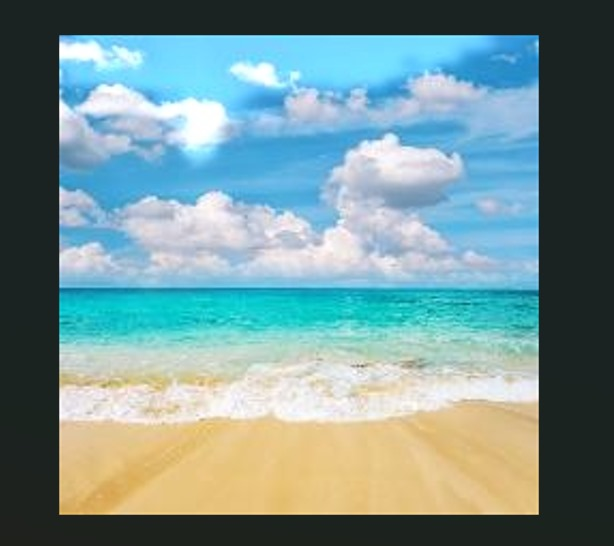
#> input picture glareaddition/WhatsApp Image 2025-03-30 at 11.45.22_de26ef55.jpg, 614 x 546 px, given as the content of the folder C:/Users/lavgu/OneDrive/Desktop/glarefreeinput/sunrise, which was not available
$ python addition.py
#> lines starting #> are read from the running program, lines starting #| are printed output that depends on the picture; after the words box and inside, x2 and y2 are one past the last pixel; in counts of white or black regions, pixels touching at a corner belong together; pictures that were not available may be replaced by others from this repository, and a replacement may not be noted
#> further down, sunrise_img is the input picture: shape (546, 614, 3); mean B, G, R 147.9, 147.2, 118.5
import cv2
import numpy as np
import glob
import os

# ✅ Define Paths
sunrise_folder = "C:/Users/lavgu/OneDrive/Desktop/glarefreeinput/sunrise"
daytime_folder = "C:/Users/lavgu/OneDrive/Desktop/glarefreeinput/daytime"
output_folder = "C:/Users/lavgu/OneDrive/Desktop/glarefreeinput/output_restored"

os.makedirs(output_folder, exist_ok=True)

# ✅ Get Image Paths (Support .jpg & .jpeg)
sunrise_images = sorted(glob.glob(os.path.join(sunrise_folder, "*.jpg")) + glob.glob(os.path.join(sunrise_folder, "*.jpeg")))
daytime_images = sorted(glob.glob(os.path.join(daytime_folder, "*.jpg")) + glob.glob(os.path.join(daytime_folder, "*.jpeg")))

# ✅ Find Minimum Image Count to Prevent Errors
num_images = min(len(sunrise_images), len(daytime_images))

if num_images == 0:
    print("❌ Error: No matching images found in one or both folders.")
    exit()

if len(sunrise_images) != len(daytime_images):
    print(f"⚠️ Warning: Unequal images detected! Processing {num_images} matched pairs.")

# ✅ Function: Extract Glare from Sunrise Image
def extract_glare(sunrise_img):
    gray = cv2.cvtColor(sunrise_img, cv2.COLOR_BGR2GRAY)  # Convert to Grayscale
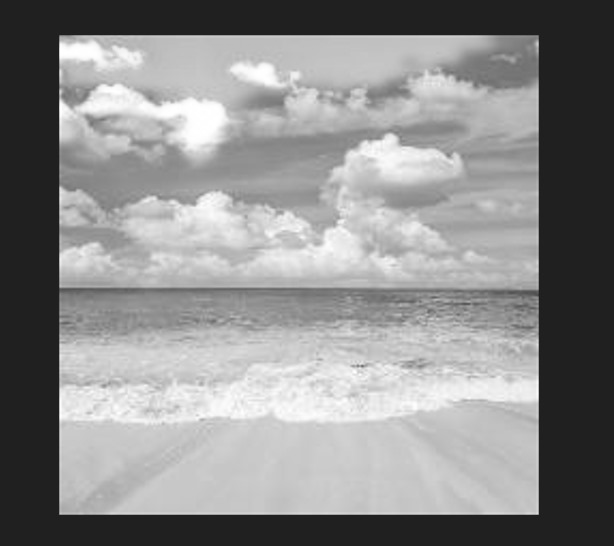
#> gray: shape (546, 614); min 25, max 255, mean 138.7
    _, mask = cv2.threshold(gray, 220, 255, cv2.THRESH_BINARY)  # Detect bright areas
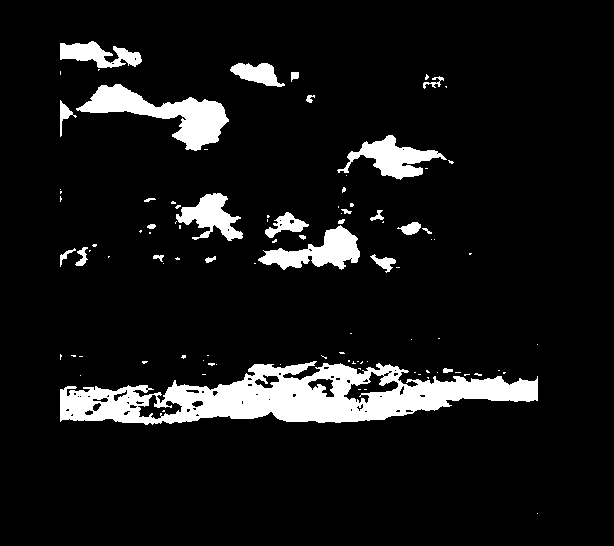
#> mask: shape (546, 614); 8.7% white; 99 white regions (73 under 20 px), largest, box (x1, y1, x2, y2) and area: (60, 361, 538, 425) 15557, (76, 84, 229, 151) 3810, (258, 225, 360, 270) 2128
    mask = cv2.GaussianBlur(mask, (15, 15), 0)  # Smooth edges
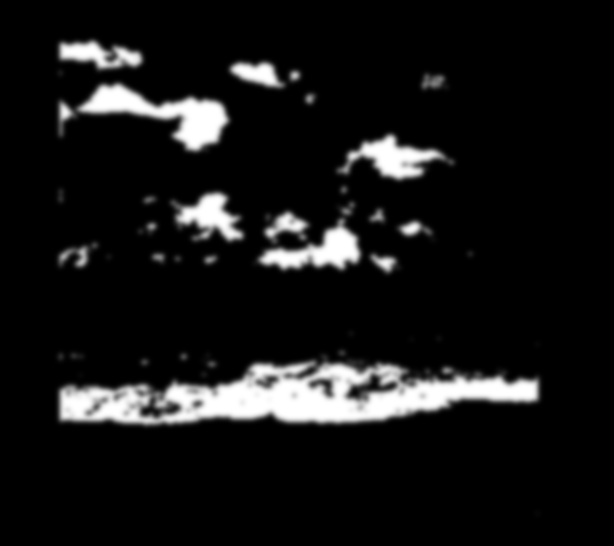
#> mask: shape (546, 614); min 0, max 255, mean 22.2
    return mask

# ✅ Process Each Matched Pair
for i in range(num_images):
    sunrise_path = sunrise_images[i]
    daytime_path = daytime_images[i]

    sunrise_img = cv2.imread(sunrise_path)
    daytime_img = cv2.imread(daytime_path)

    # Resize to Match Dimensions
    if sunrise_img.shape[:2] != daytime_img.shape[:2]:
        daytime_img = cv2.resize(daytime_img, (sunrise_img.shape[1], sunrise_img.shape[0]))

    # Extract Glare Mask & Convert to 3 Channels
    glare_mask = extract_glare(sunrise_img)
    glare_mask_3ch = cv2.merge([glare_mask] * 3)

    # Blend Glare Onto Daytime Image
    blended_img = cv2.addWeighted(daytime_img, 1.0, glare_mask_3ch, 0.3, 0)
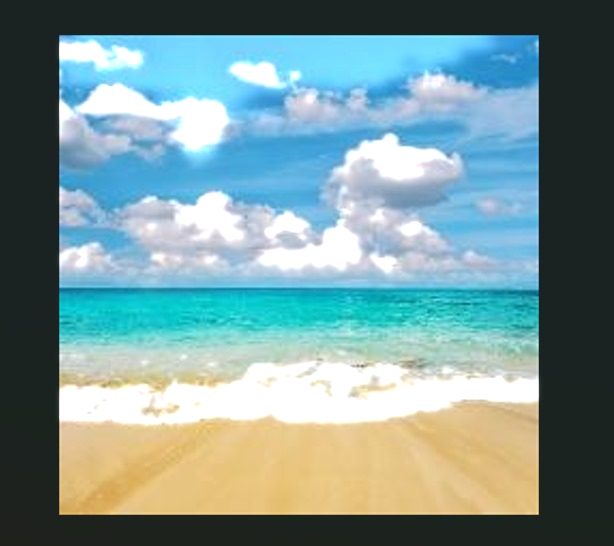
#> blended_img: shape (546, 614, 3); mean B, G, R 150.6, 149.9, 121.2

    # Save the Result as .jpg
    output_filename = os.path.splitext(os.path.basename(daytime_path))[0] + ".jpg"
    output_path = os.path.join(output_folder, output_filename)
    cv2.imwrite(output_path, blended_img)

print(f"✅ Glare overlay completed! {num_images} images processed. Check output in: {output_folder}")

$ run again, on glareaddition/WhatsApp Image 2025-03-30 at 11.52.14_76531759.jpg
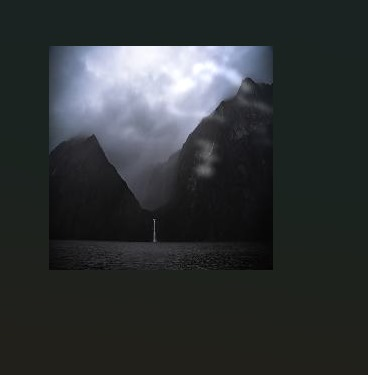
#> input picture glareaddition/WhatsApp Image 2025-03-30 at 11.52.14_76531759.jpg, 368 x 375 px, given as the content of the folder C:/Users/lavgu/OneDrive/Desktop/glarefreeinput/sunrise, which was not available
#> sunrise_img is the input picture: shape (375, 368, 3); mean B, G, R 52.4, 51.5, 47.3
#> in extract_glare, `gray = cv2.cvtColor(sunrise_img, cv2.COLOR_BGR2GRAY)`:
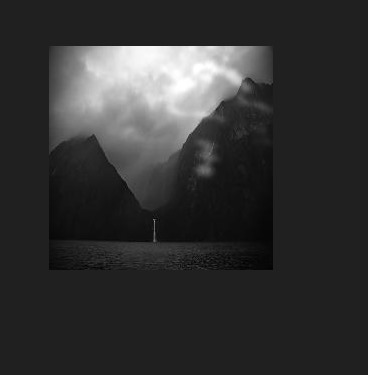
#> gray: shape (375, 368); min 1, max 255, mean 50.4
#> in extract_glare, `_, mask = cv2.threshold(gray, 220, 255, cv2.THRESH_BINARY)`:
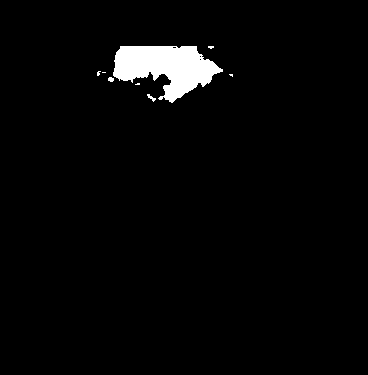
#> mask: shape (375, 368); 2.7% white; 8 white regions (5 under 20 px), largest, box (x1, y1, x2, y2) and area: (113, 46, 223, 103) 3648, (147, 94, 156, 102) 29, (108, 77, 114, 82) 24
